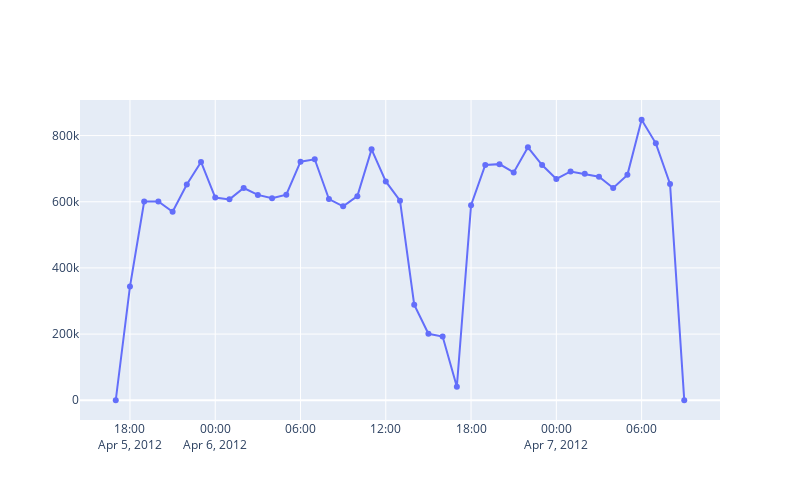

Notebook cell for this chart:
### Code cell
fig = go.Figure()
fig.add_trace(go.Scatter(
    x=traffic_per_hour['date_hour'],
    y=traffic_per_hour['n'],
    mode='lines+markers',
    connectgaps=False)
)
fig.update_layout(height=500,
                 width=800)
fig.show()
